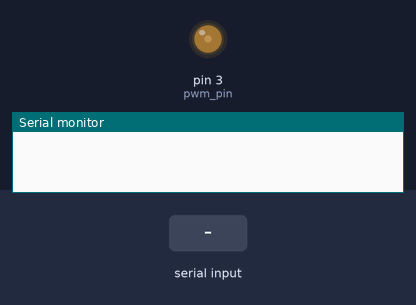
The sketch below on a simulated Arduino Uno, built with avr-gcc and run on an emulated ATmega328P. On the bench: output pins drawn as LEDs (lit = HIGH), the last lines printed to the serial monitor. The inputs (shaded band) are chosen by the test bench.

Above: at 1.2 s.
1.3 s: "90,45\n" received over Serial
At 2.7 s:
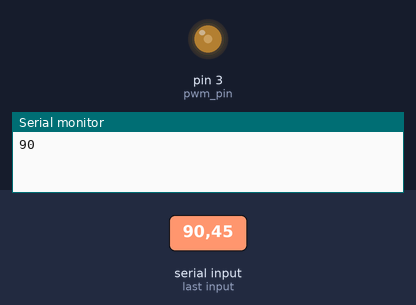
3.0 s: "200\n" received over Serial
At 4.1 s:
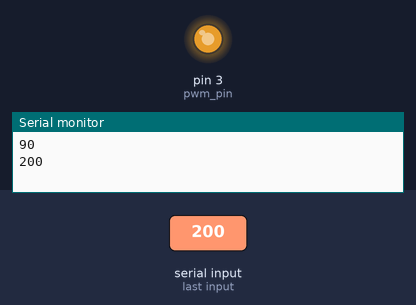
4.7 s: "90\n" received over Serial
At 5.4 s:
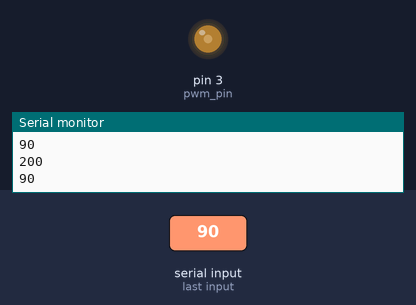
Timing chart, 0 to 7.7 s (numbered marks = the images above; inputs shaded):
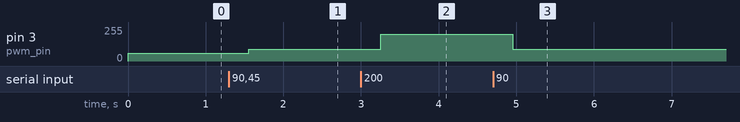

Measured:
- after the input at 1.3 s, pin 3 (pwm_pin): 60/255 → 90/255 after 0.25 s
- after the input at 3.0 s, pin 3 (pwm_pin): 90/255 → 200/255 after 0.25 s
- after the input at 4.7 s, pin 3 (pwm_pin): 200/255 → 90/255 after 0.25 s

The sketch:

fan_control.ino
```cpp
//Initializing LED Pin
int pwm_pin = 3;
int pwm_value = 60;
int new_value;

void setup() {
  pinMode(pwm_pin, OUTPUT);
  Serial.begin(9600);
  Serial.setTimeout(1);
  analogWrite(pwm_pin, pwm_value);
}

void loop() {
  while (!Serial.available());
  delay(250);
  new_value = Serial.readString().toInt();
  Serial.println(new_value);
  if (new_value >= 0 && new_value <= 255) {
    pwm_value = new_value;
    analogWrite(pwm_pin, new_value);
    }
 delay(250);
}
```
